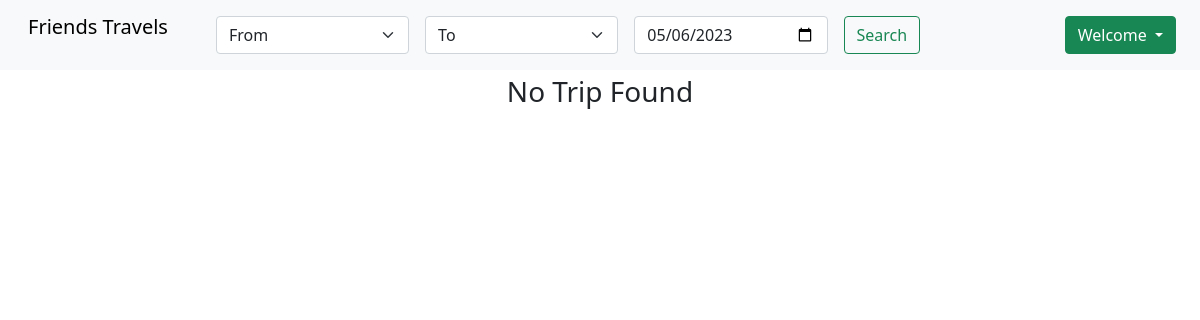
Page /agents/index.php on the earlier database version.
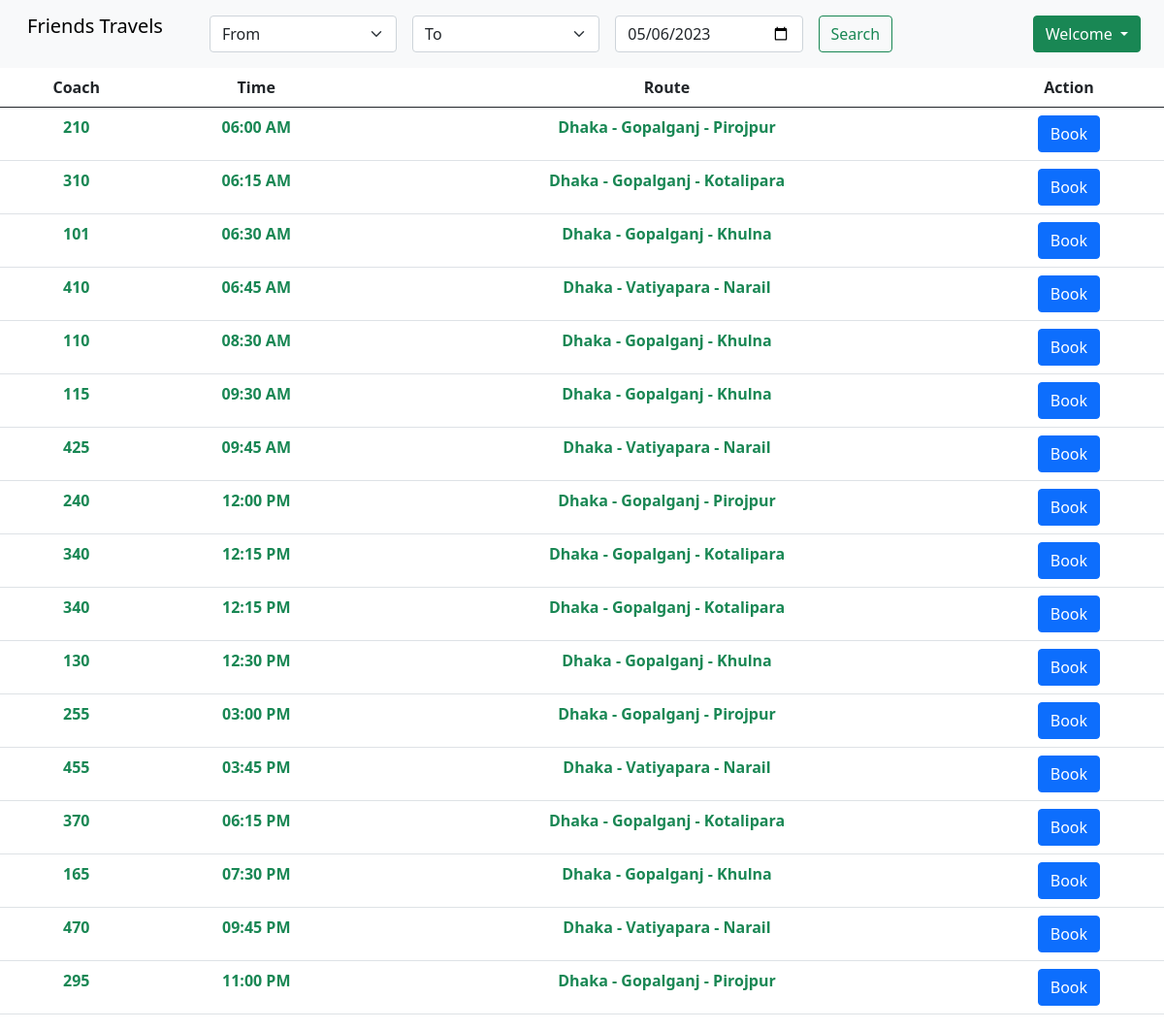
Same page on the later database version.
### tables this page shows
CREATE TABLE `trip_status` (
  `s_no` int(255) NOT NULL,
  `id` varchar(255) NOT NULL,
  `coach_no` varchar(60) NOT NULL,
  `status` int(1) NOT NULL DEFAULT 1,
  `date` varchar(60) NOT NULL,
  `time` varchar(60) NOT NULL,
  `route` varchar(255) NOT NULL,
  `station` text NOT NULL,
  `A1` int(1) NOT NULL DEFAULT 0,
  `A2` int(1) NOT NULL DEFAULT 0,
  `A3` int(1) NOT NULL DEFAULT 0,
  `A4` int(1) NOT NULL DEFAULT 0,
  `B1` int(1) NOT NULL DEFAULT 0,
  `B2` int(1) NOT NULL DEFAULT 0,
  `B3` int(1) NOT NULL DEFAULT 0,
  `B4` int(1) NOT NULL DEFAULT 0,
  `C1` int(1) NOT NULL DEFAULT 0,
  `C2` int(1) NOT NULL DEFAULT 0,
  `C3` int(1) NOT NULL DEFAULT 0,
  `C4` int(1) NOT NULL DEFAULT 0,
  `D1` int(1) NOT NULL DEFAULT 0,
  `D2` int(1) NOT NULL DEFAULT 0,
  `d3` int(1) NOT NULL DEFAULT 0,
  `d4` int(1) NOT NULL DEFAULT 0,
  `e1` int(1) NOT NULL DEFAULT 0,
  `e2` int(1) NOT NULL DEFAULT 0,
  `e3` int(1) NOT NULL DEFAULT 0,
  `e4` int(1) NOT NULL DEFAULT 0,
  `f1` int(1) NOT NULL DEFAULT 0,
  `f2` int(1) NOT NULL DEFAULT 0,
  `f3` int(1) NOT NULL DEFAULT 0,
  `f4` int(1) NOT NULL DEFAULT 0,
  `g1` int(1) NOT NULL DEFAULT 0,
  `g2` int(1) NOT NULL DEFAULT 0,
  `g3` int(1) NOT NULL DEFAULT 0,
  `g4` int(1) NOT NULL DEFAULT 0,
  `h1` int(1) NOT NULL DEFAULT 0,
  `h2` int(1) NOT NULL DEFAULT 0,
  `h3` int(1) NOT NULL DEFAULT 0,
  `h4` int(1) NOT NULL DEFAULT 0,
  `i1` int(1) NOT NULL DEFAULT 0,
  `i2` int(1) NOT NULL DEFAULT 0,
  `i3` int(1) NOT NULL DEFAULT 0,
  `i4` int(1) NOT NULL DEFAULT 0,
  `j1` int(1) NOT NULL DEFAULT 0,
  `j2` int(1) NOT NULL DEFAULT 0,
  `j3` int(1) NOT NULL DEFAULT 0,
  `j4` int(1) NOT NULL DEFAULT 0,
  `j5` int(1) NOT NULL DEFAULT 0
);

### agents/index.php (the view, shortened to what this page needs)
<?php
require_once '../inc/conn.php';
$user_name = $_SESSION['user_name'];
?>
<!doctype html>
<html lang="en">
<head>
    <link href="https://cdn.jsdelivr.net/npm/bootstrap@5.3.0-alpha3/dist/css/bootstrap.min.css" rel="stylesheet"
>
    <link rel="stylesheet" href="https://cdnjs.cloudflare.com/ajax/libs/bootstrap/5.0.1/css/bootstrap.min.css">
    <link rel="stylesheet" href="https://cdn.jsdelivr.net/npm/bootstrap-icons@1.10.5/font/bootstrap-icons.css">
    <link rel="stylesheet" href="style.css">
</head>
<body>
    <nav class="navbar sticky-top navbar-expand-lg bg-body-tertiary">
        <div class="container-fluid">
            <p class="navbar-brand p-1">Friends Travels</p>
            <div class="collapse navbar-collapse" id="navbarNav">
                <div class="container overflow-hidden">
                    <form class="row gx-2" action="" method="post">
                        <div class="col">
                            <div class="p-1">
                                <select class="form-select mr-4" aria-label="Default select example">
                                    <option selected>From</option>
                                </select>
                            </div>
                        </div>
                        <div class="col">
                            <div class="p-1">
                                <select class="form-select mr-4" aria-label="Default select example">
                                    <option selected>To</option>
                                </select>
                            </div>
                        </div>
                        <div class="col">
                            <div class="p-1">
                                <input name="date" type="date" class="form-control"
                                    value="<?php echo date( 'Y-m-d' ); ?>" required />
                            </div>
                        </div>
                        <div class="col">
                            <div class="p-1">
                                <button type="submit" class="btn btn-outline-success">Search</button>
                            </div>
                        </div>
                    </form>
                </div>
                <div class="d-flex flex-row-reverse">
                    <div class="dropdown">
                        <button class="btn btn-success dropdown-toggle" type="button" id="triggerId"
                            data-bs-toggle="dropdown" aria-haspopup="true" aria-expanded="false">
                            Welcome <?php echo $user_name ?>
                        </button>
                    </div>
                </div>
            </div>
        </div>
    </nav>
    <div class="">
        <?php
        if ($_SERVER['REQUEST_METHOD'] == 'POST') {
            $date = $_POST['date'];
        }
        else {
            $date = date( 'Y-m-d' );
        }
        $sql = "SELECT * FROM `trip_status` WHERE date = '$date' ORDER BY STR_TO_DATE(time, '%h:%i %p')";
        $result = mysqli_query( $con, $sql );
        if (mysqli_num_rows( $result ) > 0) {
            echo '
            <table class="table table-hover text-center">
                <thead>
                    <tr>
                        <th scope="col">Coach</th>
                        <th scope="col">Time</th>
                        <th scope="col">Route</th>
                        <th scope="col">Action</th>
                    </tr>
                </thead>
            <tbody>';
            while ($row = mysqli_fetch_assoc( $result )) {
                echo '
                    <tr>
                        <td class="text-success fw-bold">' . $row['coach_no'] . '</td>
                        <td class="text-success fw-bold">' . $row['time'] . '</td>
                        <td class="text-success fw-bold">' . $row['route'] . '</td>
                        <td>';
                if ($row['status'] == 1) {
                    echo '<button type="button" class="btn btn-primary" data-bs-toggle="modal" data-bs-target="#exampleModal" data-id="' . $row['id'] . '">Book</button>';
                }
                else {
                    echo '<button type="button" class="btn btn-danger" disabled>Book</button>';
                }
                echo '</td></tr>';
            }
            echo '</tbody></table>';
        }
        else {
            echo '<p class="text-center fs-3">No Trip Found</p>';
        }
        ?>
    </div>
</body>
</html>

Differences in the rows shown:
added trip_status: coach_no "210", time "06:00 AM", route "Dhaka - Gopalganj - Pirojpur"
added trip_status: coach_no "310", time "06:15 AM", route "Dhaka - Gopalganj - Kotalipara"
added trip_status: coach_no "101", time "06:30 AM", route "Dhaka - Gopalganj - Khulna"
added trip_status: coach_no "410", time "06:45 AM", route "Dhaka - Vatiyapara - Narail"
added trip_status: coach_no "110", time "08:30 AM", route "Dhaka - Gopalganj - Khulna"
added trip_status: coach_no "115", time "09:30 AM", route "Dhaka - Gopalganj - Khulna"
added trip_status: coach_no "425", time "09:45 AM", route "Dhaka - Vatiyapara - Narail"
added trip_status: coach_no "240", time "12:00 PM", route "Dhaka - Gopalganj - Pirojpur"
added trip_status: coach_no "340", time "12:15 PM", route "Dhaka - Gopalganj - Kotalipara"
added trip_status: coach_no "340", time "12:15 PM", route "Dhaka - Gopalganj - Kotalipara"
added trip_status: coach_no "130", time "12:30 PM", route "Dhaka - Gopalganj - Khulna"
added trip_status: coach_no "255", time "03:00 PM", route "Dhaka - Gopalganj - Pirojpur"
added trip_status: coach_no "455", time "03:45 PM", route "Dhaka - Vatiyapara - Narail"
added trip_status: coach_no "370", time "06:15 PM", route "Dhaka - Gopalganj - Kotalipara"
added trip_status: coach_no "165", time "07:30 PM", route "Dhaka - Gopalganj - Khulna"
added trip_status: coach_no "470", time "09:45 PM", route "Dhaka - Vatiyapara - Narail"
added trip_status: coach_no "295", time "11:00 PM", route "Dhaka - Gopalganj - Pirojpur"
Other differences:
text no longer shown: "No Trip Found"
text now shown: "Coach Time Route Action"
